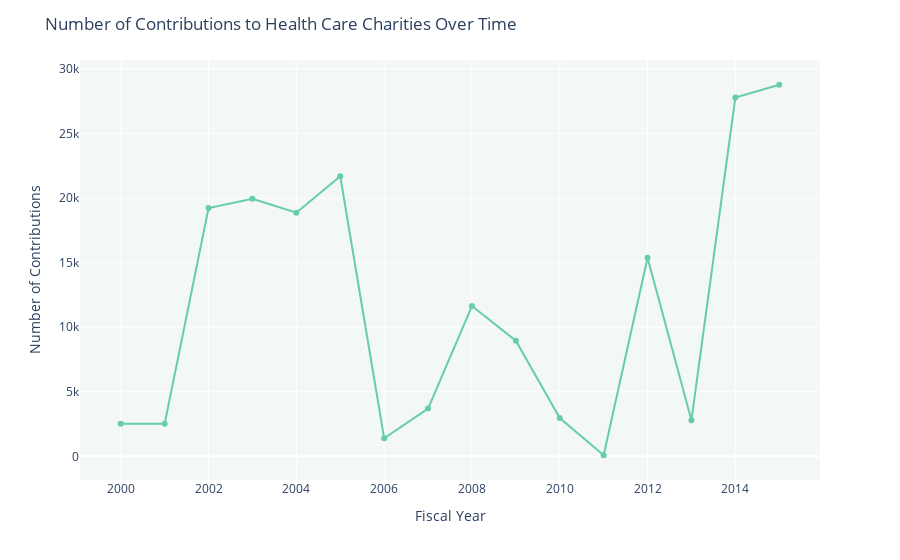

Notebook code for this chart:
### Code cell
fig = px.line(number_conts, x="FISYR", y="CONT", markers=True)
fig.update_layout(
    title='Number of Contributions to Health Care Charities Over Time',
    xaxis_title='Fiscal Year',
    yaxis_title='Number of Contributions',
    plot_bgcolor='rgba(193, 216, 207, 0.2)'
)
fig.update_traces(line_color='mediumaquamarine')
fig.show()

### Figure 1 — Plotly figure (JSON) as saved in the notebook; plotly's stock layout.template omitted (floating-point values rounded to 4 significant figures)
{"data": [{"hovertemplate": "FISYR=%{x}<br>CONT=%{y}<extra></extra>", "legendgroup": "", "line": {"color": "mediumaquamarine", "dash": "solid"}, "marker": {"symbol": "circle"}, "mode": "markers+lines", "name": "", "orientation": "v", "showlegend": false, "type": "scatter", "x": [2000, 2001, 2002, 2003, 2004, 2005, 2006, 2007, 2008, 2009, 2010, 2011, 2012, 2013, 2014, 2015], "xaxis": "x", "y": [2512, 2526, 19230, 19946, 18861, 21690, 1397, 3700, 11634, 8948, 2968, 82, 15372, 2798, 27779, 28773], "yaxis": "y"}], "layout": {"autosize": true, "legend": {"tracegroupgap": 0}, "margin": {"t": 60}, "plot_bgcolor": "rgba(193, 216, 207, 0.2)", "title": {"text": "Number of Contributions to Health Care Charities Over Time"}, "xaxis": {"anchor": "y", "autorange": true, "domain": [0, 1], "range": [1999.0, 2016.0], "title": {"text": "Fiscal Year"}, "type": "linear"}, "yaxis": {"anchor": "x", "autorange": true, "domain": [0, 1], "range": [-1952.0, 30810.0], "title": {"text": "Number of Contributions"}, "type": "linear"}}}
